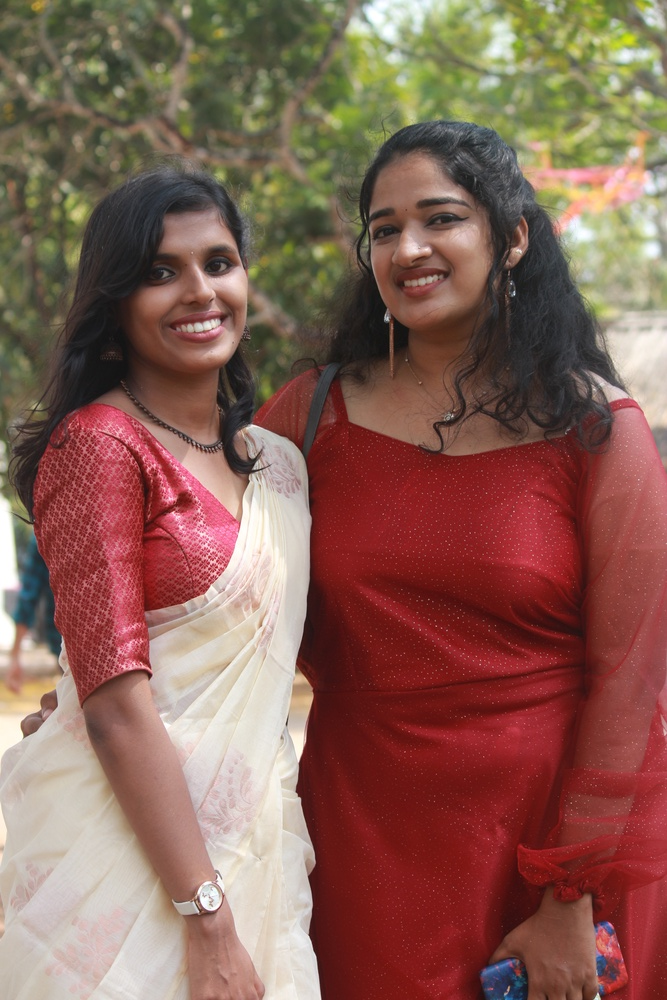
#> input picture IMG_9000.JPG, 667 x 1000 px, shrunk from 2304 x 3456 before the run, found by its file name
$ jupyter execute --allow-errors detect_face.ipynb
#> lines starting #> are read from the running program, lines starting #| are printed output that depends on the picture; after the words box and inside, x2 and y2 are one past the last pixel; in counts of white or black regions, pixels touching at a corner belong together
[cell 1]
import cv2

[cell 2]
img=cv2.imread(r'C:\Users\ANJU\OneDrive\Desktop\DL project\face detection\IMG_9000.JPG')
#> img is the input picture: shape (1000, 667, 3); mean B, G, R 85, 96.9, 135.6
print(img)
#> (printed output is left out)

[cell 3]
import matplotlib.pyplot as plt
plt.imshow(img)

[cell 4]
conv_img=cv2.cvtColor(img,cv2.COLOR_BGR2RGB)
plt.imshow(conv_img)

[cell 5]
face_cascade=cv2.CascadeClassifier(r'C:\Users\ANJU\OneDrive\Desktop\DL project\face detection\haarcascade_frontalface_default.xml')
face_cascade

[cell 6]
img_gray=cv2.cvtColor(conv_img,cv2.COLOR_BGR2RGB)
img_gray

[cell 7]
face=face_cascade.detectMultiScale(img_gray,minNeighbors=15)
#> face = [[123, 210, 148, 148], [334, 158, 166, 166]]
face
#> Out = [[123, 210, 148, 148], [334, 158, 166, 166]]

[cell 8]
len(face)
#> Out = 2

[cell 9]
for (x,y,w,h) in face:
    cv2.rectangle(conv_img,(x,y),(x+w,y+h),color=(0,0,255),thickness=10)
#> this loop made 2 passes
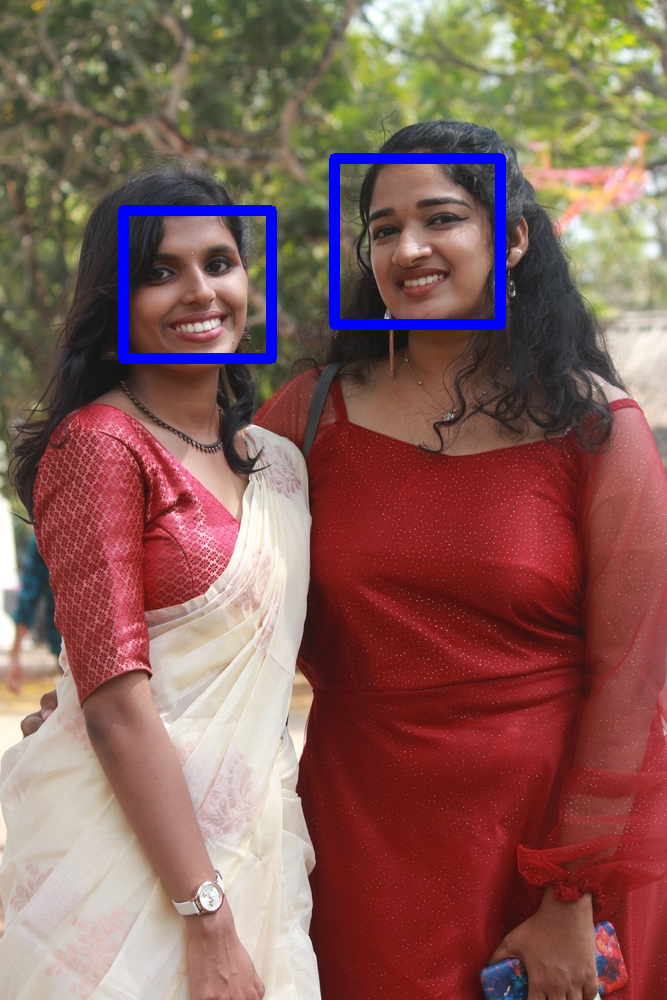
#> conv_img: shape (1000, 667, 3); mean R, G, B 134, 95.5, 89.1

[cell 10]
plt.imshow(conv_img)

[cell 11]
Video=cv2.VideoCapture(r"C:\Users\ANJU\OneDrive\Desktop\DL project\face detection\video.mp4")
while True:
    success,frame=Video.read()
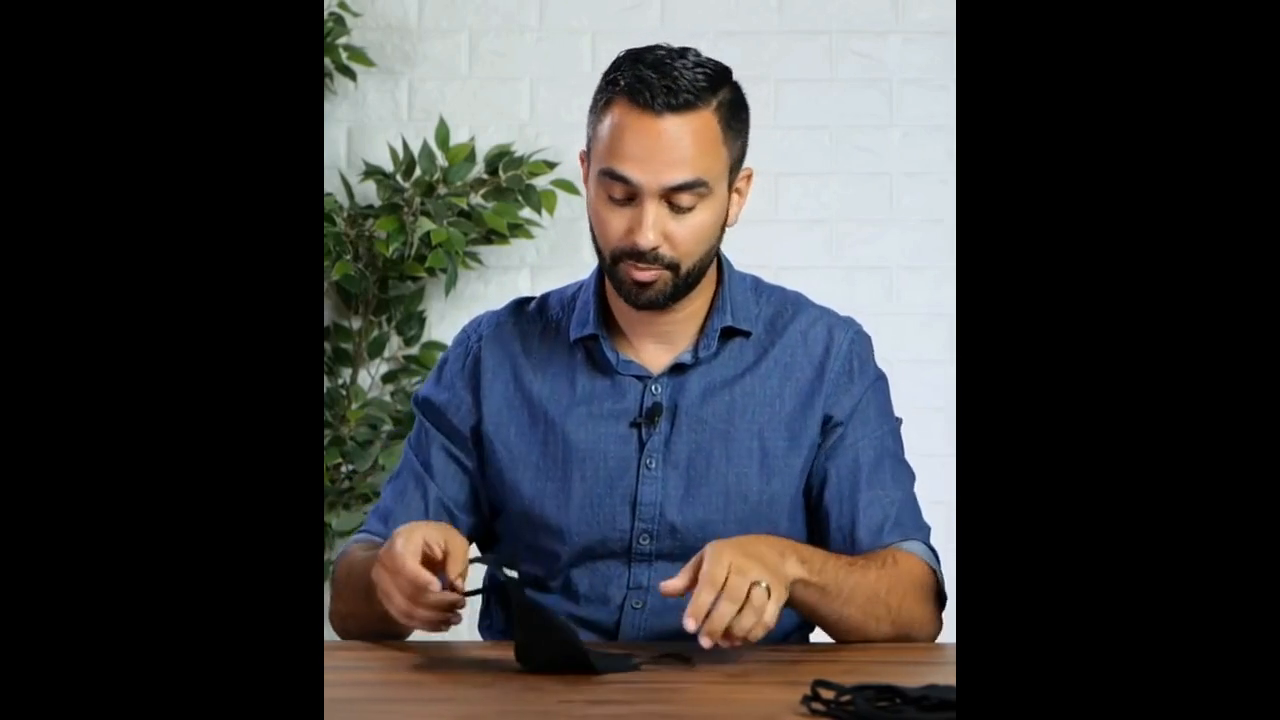
#> input picture frame 45 of video.mp4, 1280 x 720 px
#> frame is the input picture: shape (720, 1280, 3); mean B, G, R 60.6, 59.1, 58.9
    gray=cv2.cvtColor(frame,cv2.COLOR_BGR2GRAY)
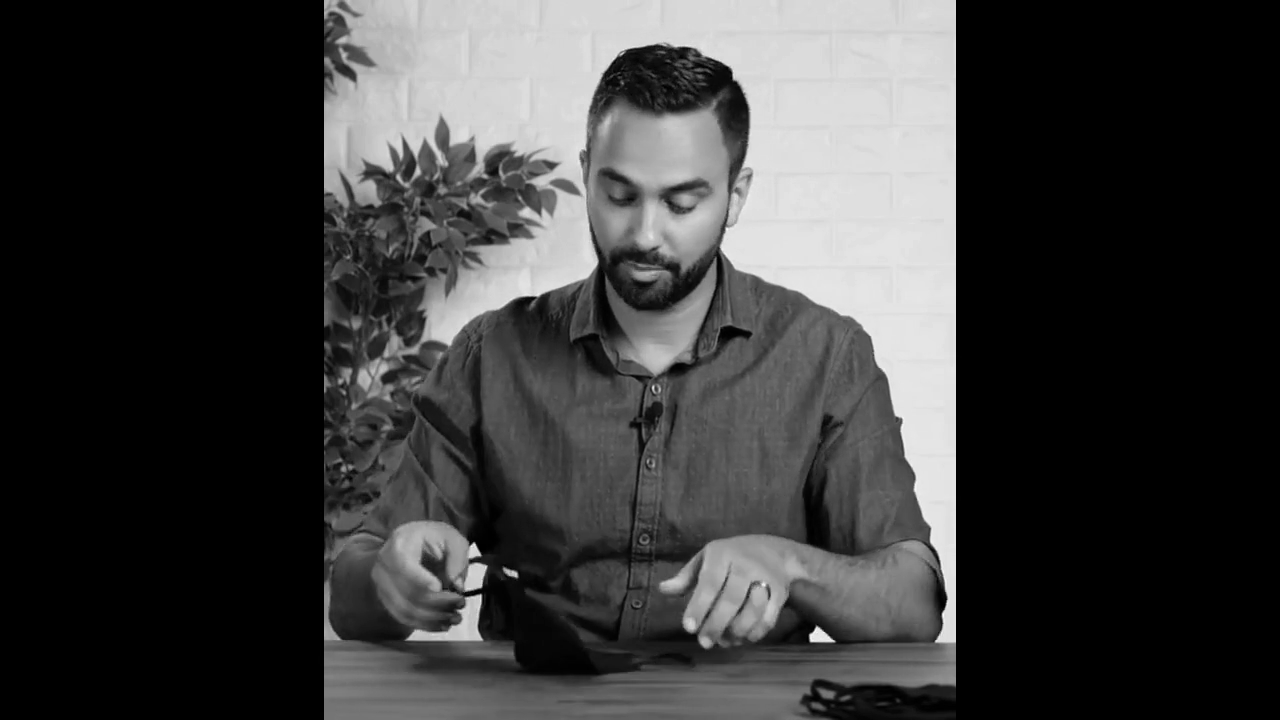
#> gray: shape (720, 1280); min 0, max 251, mean 59.2
    faces=face_cascade.detectMultiScale(gray,minNeighbors=22)
#> faces = [[558, 129, 180, 180]]
    #print(faces)
    for (x,y,w,h) in faces:
        cv2.rectangle(frame,(x,y),(x+w,y+h),(255,0,0),3)
#> this loop made 1 pass
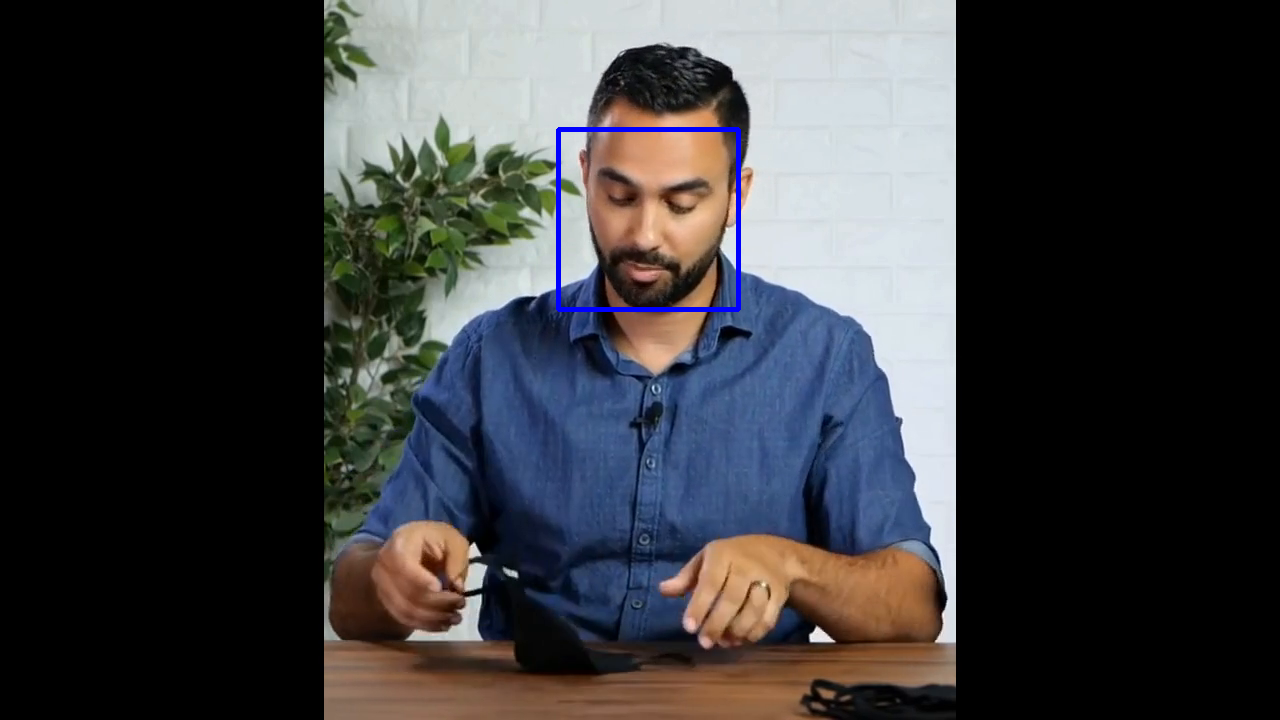
#> frame: shape (720, 1280, 3); 0.39% of pixels changed, all inside (x1, y1, x2, y2) = (556, 127, 741, 312)
    cv2.imshow('VIDEO',frame)
    if cv2.waitKey(1) & 0XFF==ord('q'):
#> (key q is pressed here)
        break
Video.release()
#> (the rest of this cell did not finish here and is left out)

[cell 12]
print(success)
#| True

[cell 13]
Video=cv2.VideoCapture(0)
while True:
    success,frame=Video.read()
    gray=cv2.cvtColor(frame,cv2.COLOR_BGR2GRAY)
    faces=face_cascade.detectMultiScale(gray,minNeighbors=22)
    #print(faces)
    for (x,y,w,h) in faces:
        cv2.rectangle(frame,(x,y),(x+w,y+h),(255,0,0),3)
    cv2.imshow('VIDEO',frame)

    if cv2.waitKey(1) & 0XFF==ord('q'):
#> (key q is pressed here)
        break
Video.release()
cv2.destroyAllWindows()

[cell 14]
eye_cascade=cv2.CascadeClassifier(r"C:\Users\ANJU\OneDrive\Desktop\DL project\face detection\haarcascade_eye.xml")

[cell 15]
eye=eye_cascade.detectMultiScale(frame,minNeighbors=4)
#> eye = [[458, 246, 28, 28], [332, 491, 28, 28], [599, 171, 47, 47], [655, 175, 47, 47], [565, 326, 61, 61], [775, 597, 67, 67]]
len(eye)
#> Out = 6

[cell 16]
video=cv2.VideoCapture(0)
while True:
    success,frame=video.read()
    gray=cv2.cvtColor(frame,cv2.COLOR_BGR2GRAY)
    faces=face_cascade.detectMultiScale(gray,minNeighbors=22)
    for (x,y,w,h) in eye:
        cv2.rectangle(frame,(x,y),(x+w,y+h),(255,0,0),4)
        cv2.imshow("WEBCAM",frame)
#> this loop made 6 passes
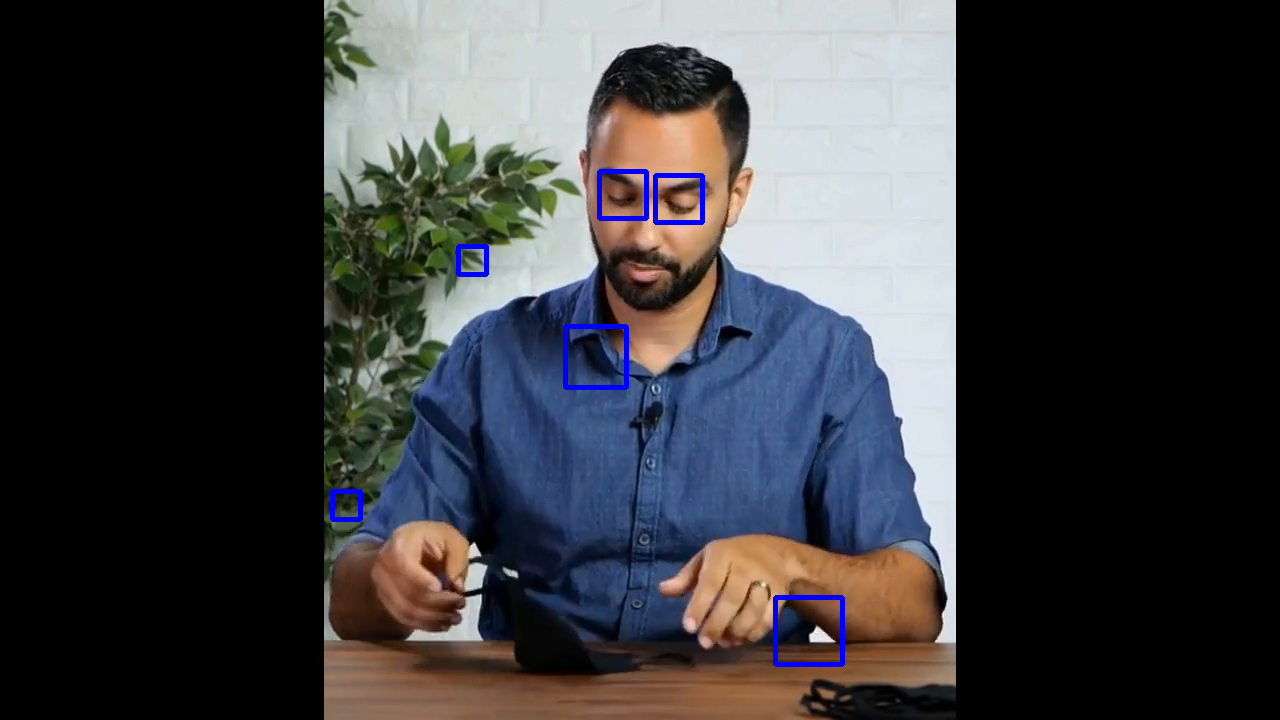
#> frame: shape (720, 1280, 3); 0.6% of pixels changed, all inside (x1, y1, x2, y2) = (330, 169, 845, 667)
    if cv2.waitKey(1) & 0XFF==ord('q'):
#> (key q is pressed here)
        break
Video.release()
cv2.destroyAllWindows()
